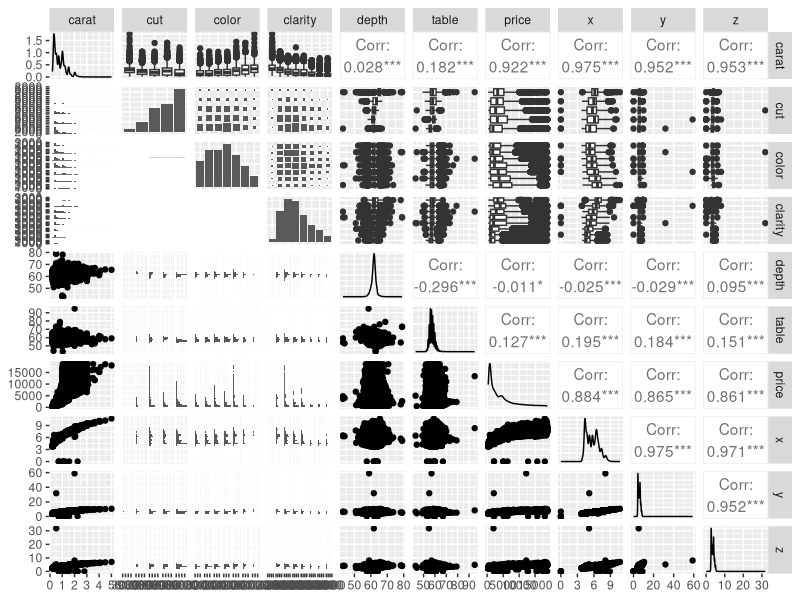
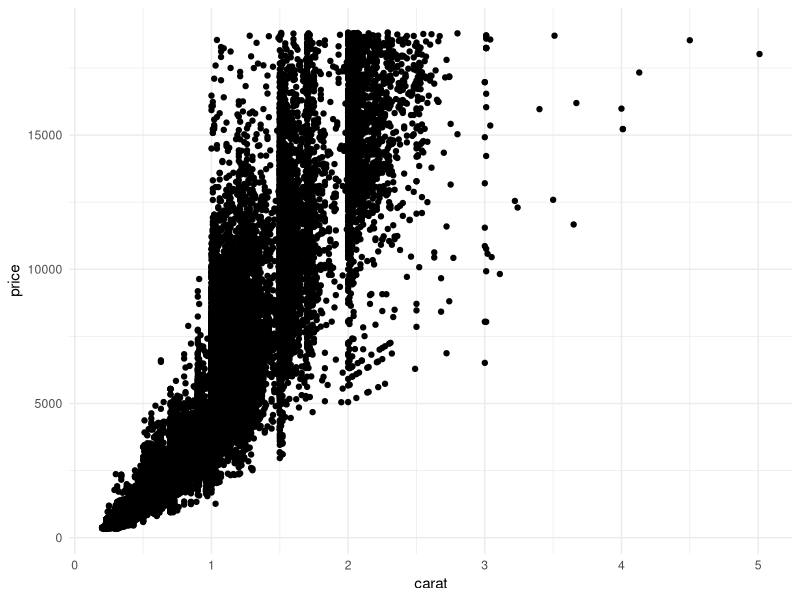
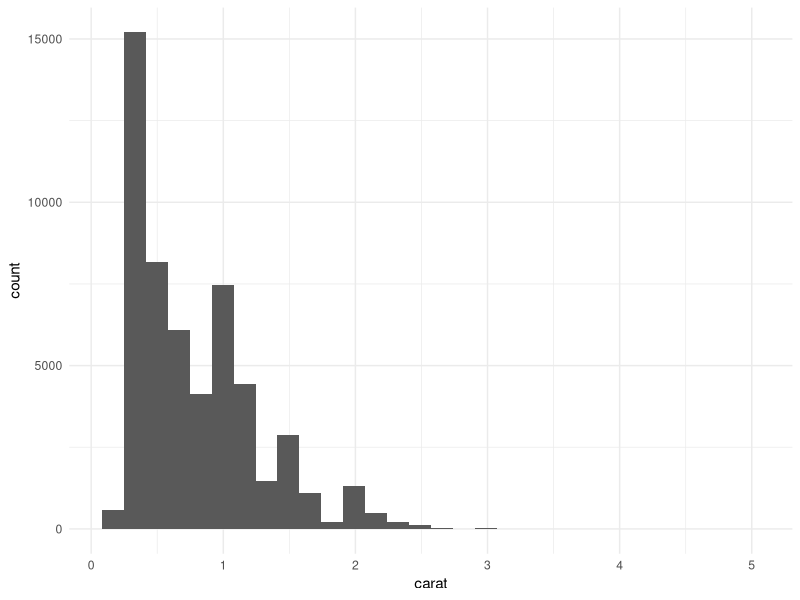
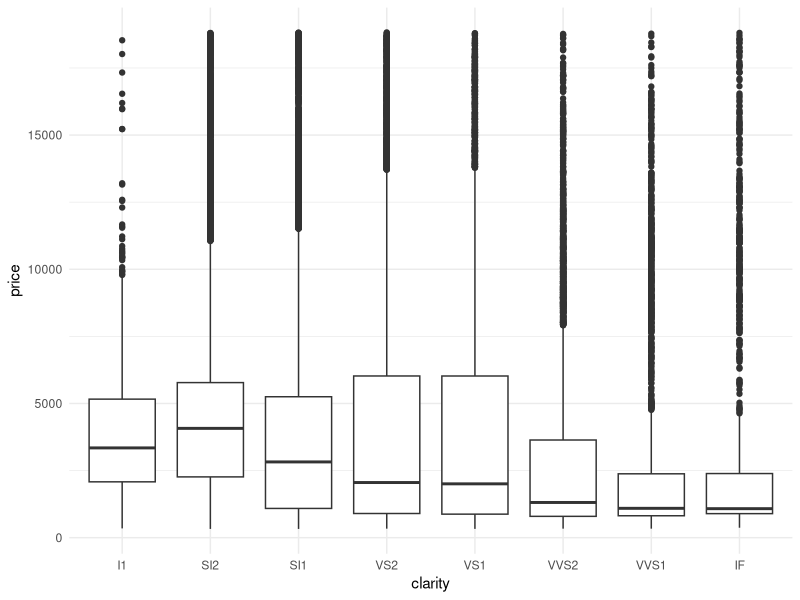

Write R code to recreate these figures, in order.
## ---- chunk 1
library(tidyverse)
library(skimr)
library(GGally)
## ---- chunk 2
names(diamonds)

dim(diamonds)

summary(diamonds)

head(diamonds)

tail(diamonds)

skimr::skim(diamonds)
## ---- chunk 3
ggpairs(diamonds)
## ---- chunk 4
ggplot(data = diamonds, aes(x = carat, 
                            y = price)) + 
  geom_point() + 
  theme_minimal()
## ---- chunk 5
ggplot(data = diamonds, aes(x = carat)) + geom_histogram() + theme_minimal()
## ---- chunk 6
ggplot(data = diamonds, aes(x = clarity, y = price)) + geom_boxplot() + theme_minimal()
